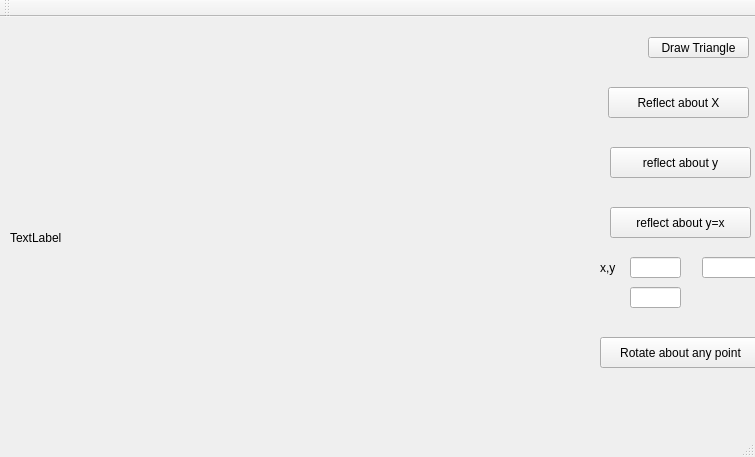
<?xml version="1.0" encoding="UTF-8"?>
<ui version="4.0">
 <class>MainWindow</class>
 <widget class="QMainWindow" name="MainWindow">
  <property name="geometry">
   <rect>
    <x>0</x>
    <y>0</y>
    <width>755</width>
    <height>457</height>
   </rect>
  </property>
  <property name="windowTitle">
   <string>MainWindow</string>
  </property>
  <widget class="QWidget" name="centralWidget">
   <widget class="QLabel" name="l">
    <property name="geometry">
     <rect>
      <x>10</x>
      <y>10</y>
      <width>601</width>
      <height>421</height>
     </rect>
    </property>
    <property name="text">
     <string>TextLabel</string>
    </property>
   </widget>
   <widget class="QPushButton" name="pushButton">
    <property name="geometry">
     <rect>
      <x>648</x>
      <y>20</y>
      <width>101</width>
      <height>21</height>
     </rect>
    </property>
    <property name="text">
     <string>Draw Triangle</string>
    </property>
   </widget>
   <widget class="QPushButton" name="pushButton_2">
    <property name="geometry">
     <rect>
      <x>608</x>
      <y>70</y>
      <width>141</width>
      <height>31</height>
     </rect>
    </property>
    <property name="text">
     <string>Reflect about X</string>
    </property>
   </widget>
   <widget class="QPushButton" name="pushButton_3">
    <property name="geometry">
     <rect>
      <x>610</x>
      <y>130</y>
      <width>141</width>
      <height>31</height>
     </rect>
    </property>
    <property name="text">
     <string>reflect about y</string>
    </property>
   </widget>
   <widget class="QPushButton" name="pushButton_4">
    <property name="geometry">
     <rect>
      <x>610</x>
      <y>190</y>
      <width>141</width>
      <height>31</height>
     </rect>
    </property>
    <property name="text">
     <string>reflect about y=x</string>
    </property>
   </widget>
   <widget class="QPushButton" name="pushButton_5">
    <property name="geometry">
     <rect>
      <x>600</x>
      <y>320</y>
      <width>161</width>
      <height>31</height>
     </rect>
    </property>
    <property name="text">
     <string>Rotate about any point</string>
    </property>
   </widget>
   <widget class="QLineEdit" name="y">
    <property name="geometry">
     <rect>
      <x>702</x>
      <y>240</y>
      <width>61</width>
      <height>21</height>
     </rect>
    </property>
   </widget>
   <widget class="QLineEdit" name="x">
    <property name="geometry">
     <rect>
      <x>630</x>
      <y>240</y>
      <width>51</width>
      <height>21</height>
     </rect>
    </property>
   </widget>
   <widget class="QLabel" name="label">
    <property name="geometry">
     <rect>
      <x>600</x>
      <y>240</y>
      <width>21</width>
      <height>21</height>
     </rect>
    </property>
    <property name="text">
     <string>x,y</string>
    </property>
   </widget>
   <widget class="QLineEdit" name="ang">
    <property name="geometry">
     <rect>
      <x>630</x>
      <y>270</y>
      <width>51</width>
      <height>21</height>
     </rect>
    </property>
   </widget>
  </widget>
  <widget class="QMenuBar" name="menuBar">
   <property name="geometry">
    <rect>
     <x>0</x>
     <y>0</y>
     <width>755</width>
     <height>22</height>
    </rect>
   </property>
  </widget>
  <widget class="QToolBar" name="mainToolBar">
   <attribute name="toolBarArea">
    <enum>TopToolBarArea</enum>
   </attribute>
   <attribute name="toolBarBreak">
    <bool>false</bool>
   </attribute>
  </widget>
  <widget class="QStatusBar" name="statusBar"/>
 </widget>
 <layoutdefault spacing="6" margin="11"/>
 <resources/>
 <connections/>
</ui>
